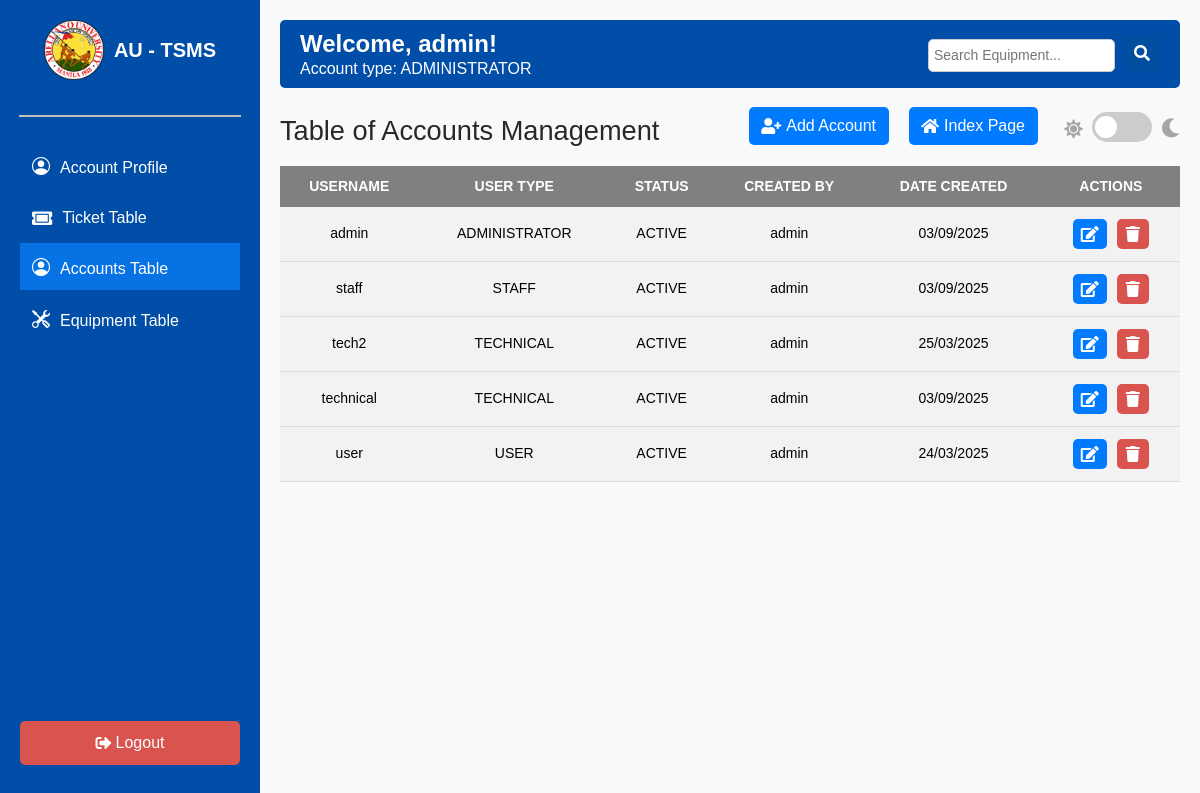
The app's page /accounts-management.php (signed in) with its own data.
### tables this page shows
CREATE TABLE `tblaccounts` (
  `username` varchar(50) NOT NULL,
  `password` varchar(50) NOT NULL,
  `usertype` varchar(20) NOT NULL,
  `status` varchar(20) NOT NULL,
  `createdby` varchar(50) NOT NULL,
  `datecreated` varchar(20) NOT NULL
);

### accounts-management.php (the view, shortened to what this page needs)
<?php
$current_page = basename($_SERVER['PHP_SELF']);
?>
<!DOCTYPE html>
<html>
<head>
    <link rel = "stylesheet" href = "https://cdnjs.cloudflare.com/ajax/libs/font-awesome/5.15.4/css/all.min.css">
    <link rel = "stylesheet" href = "https://stackpath.bootstrapcdn.com/bootstrap/4.5.2/css/bootstrap.min.css">
    <link rel = "stylesheet" href = "https://cdnjs.cloudflare.com/ajax/libs/bootstrap-icons/1.8.1/font/bootstrap-icons.min.css">
</head>
<body>
    <div class="sidebar">
        <div class="logo-container">
            <img src="pictures/au-logo.png" alt="AU Logo">
            <h2>AU - TSMS</h2>
        </div>
        <hr>
        <a href="account-profile.php" class="<?php echo $current_page == 'account-profile.php' ? 'selected' : ''; ?>">
            <i class="bi bi-person-circle"></i> Account Profile
        </a>
        <a href="ticket-management.php" class="<?php echo $current_page == 'ticket-management.php' ? 'selected' : ''; ?>">
            <i class="fas fa-ticket-alt"></i> Ticket Table
        </a>
        <a href="accounts-management.php" class="<?php echo $current_page == 'accounts-management.php' ? 'selected' : ''; ?>">
            <i class="bi bi-person-circle"></i> Accounts Table
        </a>
        <a href="equipment-management.php" class="<?php echo $current_page == 'equipment-management.php' ? 'selected' : ''; ?>">
            <i class="bi bi-tools"></i> Equipment Table
        </a>
        <a href="logout.php" class="logout-btn">
            <i class="fas fa-sign-out-alt"></i>Logout
        </a>
    </div>
    <div class="main-content">
        <?php if (isset($_SESSION['username'])): ?>
            <div class="header">
                <div class="welcome-container">
                    <h1>Welcome, <?php echo $_SESSION['username']; ?>!</h1>
                    <h2>Account type: <?php echo strtoupper($_SESSION['usertype']); ?></h2>
                </div>
                <div class="search-container">
                    <form action="<?php echo htmlspecialchars($_SERVER['PHP_SELF']); ?>" method="POST" style="display: flex;">
                        <input type="text" name="txtsearch" placeholder="Search Equipment..." />
                        <button type="submit" name="btnsearch">
                            <i class="fas fa-search"></i>
                        </button>
                    </form>
                </div>
            </div>
            <div class="title-and-actions">
                <div class="table-title">Table of Accounts Management</div>
                <div class="actions-container">
                    <a href="create-account.php" class="index-btn">
                        <i class="fas fa-user-plus"></i> Add Account
                    </a>
                    <a href="index.php" class="index-btn">
                        <i class="fas fa-home"></i> Index Page
                    </a>
                    <div class="dark-mode-toggle">
                        <i class="fas fa-sun"></i>
                        <label>
                            <span class="slider"></span>
                        </label>
                        <i class="fas fa-moon"></i>
                    </div>
                </div>
            </div>
            <div class="table-container">
                <?php
                    function buildtable($result) {
                        if (mysqli_num_rows($result) > 0) {
                            echo "<table>";
                            echo "<thead><tr>
                                <th>USERNAME</th>
                                <th>USER TYPE</th>
                                <th>STATUS</th>
                                <th>CREATED BY</th>
                                <th>DATE CREATED</th>
                                <th>ACTIONS</th>
                            </tr></thead><tbody>";
                            while ($row = mysqli_fetch_array($result)) {
                                echo "<tr>";
                                echo "<td>" . $row['username'] . "</td>";
                                echo "<td>" . $row['usertype'] . "</td>";
                                echo "<td>" . $row['status'] . "</td>";
                                echo "<td>" . $row['createdby'] . "</td>";
                                echo "<td>" . $row['datecreated'] . "</td>";
                                echo "<td>";
                                echo "<a href='update-account.php?username=" . $row['username'] . "&usertype=" . $row['usertype'] .
                                    "' class='update-btn'><i class='fas fa-edit'></i></a>";
                                echo "<a href='#' onclick='confirmDelete(\"" . $row['username'] . "\")'
                                class='delete-btn'><i class='fas fa-trash'></i></a>";
                                echo "</td>";
                                echo "</tr>";
                            }
                            echo "</table>";
                        } else {
                            echo "<p>No records found.</p>";
                        }
                    }
                    require_once "config.php";
                    $sql = isset($_POST['btnsearch'])
                        ? "SELECT * FROM tblaccounts
                            WHERE username LIKE ?
                                OR usertype LIKE ?
                            ORDER BY username ASC"
                        : "SELECT * FROM tblaccounts ORDER BY username ASC";
                    if ($stmt = mysqli_prepare($link, $sql)) {
                        if (mysqli_stmt_execute($stmt)) {
                            $result = mysqli_stmt_get_result($stmt);
                            buildtable($result);
                        } else {
                            echo "<p>Error executing query.</p>";
                        }
                    } else {
                        echo "<p>Error preparing query.</p>";
                    }
                ?>
            </div>
        <?php else: header("location: login.php"); exit(); endif; ?>
    </div>
</body>
</html>

### records on screen
tblaccounts: username "admin", usertype "ADMINISTRATOR", status "ACTIVE", createdby "admin", datecreated "03/09/2025"
tblaccounts: username "staff", usertype "STAFF", status "ACTIVE", createdby "admin", datecreated "03/09/2025"
tblaccounts: username "tech2", usertype "TECHNICAL", status "ACTIVE", createdby "admin", datecreated "25/03/2025"
tblaccounts: username "technical", usertype "TECHNICAL", status "ACTIVE", createdby "admin", datecreated "03/09/2025"
tblaccounts: username "user", usertype "USER", status "ACTIVE", createdby "admin", datecreated "24/03/2025"

### other values on screen
$_SESSION['username'] "admin"
$_SESSION['usertype'] "ADMINISTRATOR"
